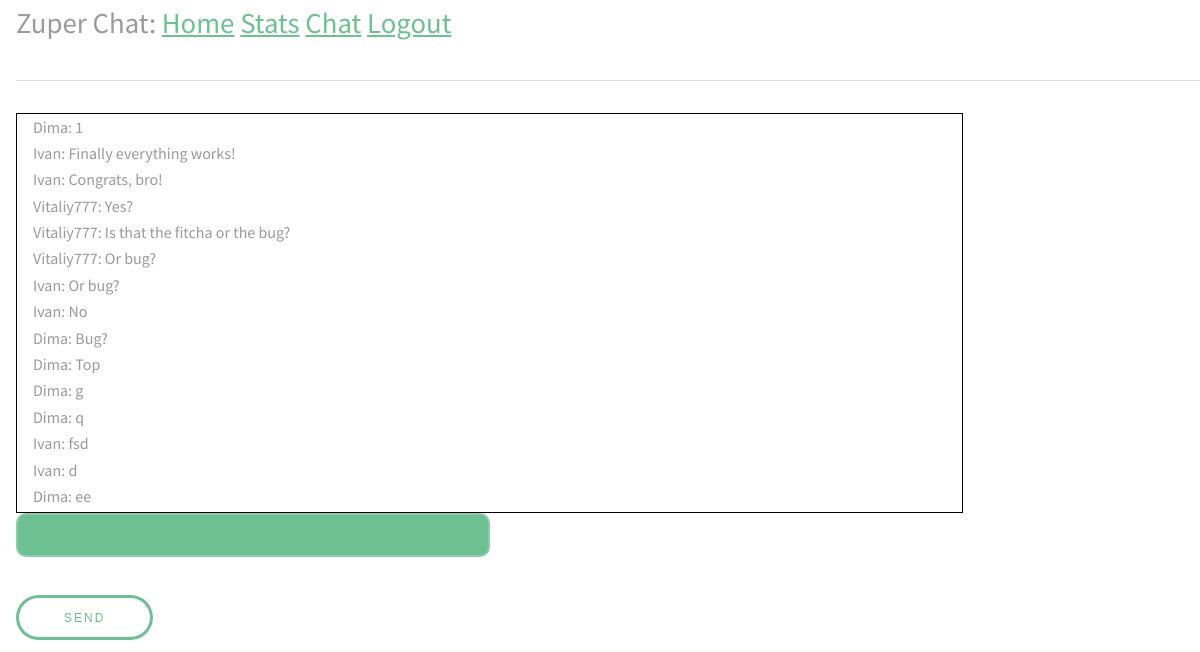
The page /chat (signed in) on the database its author committed.
### app/models.py (models this page shows, shortened)
class User(UserMixin, db.Model):
    id = db.Column(db.Integer, primary_key=True)
    username = db.Column(db.String(64), index=True, unique=True)
    email = db.Column(db.String(120), index=True, unique=True)
    password_hash = db.Column(db.String(128))

class Message(db.Model):
    id = db.Column(db.Integer, primary_key=True)
    body = db.Column(db.String(140))
    timestamp = db.Column(db.DateTime, index=True, default=datetime.utcnow)
    user_id = db.Column(db.Integer, db.ForeignKey('user.id'))
    chat_id = db.Column(db.Integer, db.ForeignKey('chat.id'), default='global_chat')

### app/routes.py (the view)
@app.route('/chat')
@login_required
def chat():
    for_sending = []
    for i in get_previous_messages():
        for_sending.append([(User.query.filter_by(id = i.user_id).first().username),i.body])
    for_sending = for_sending[::-1]
    return render_template('chat.html',previous_messages=for_sending)

### app/models.py (called while the page is built)
@login.user_loader
def load_user(id):
    return User.query.get(int(id))

def get_previous_messages(quantity=15, chat_id='global_chat'):
    messages_for_sending =  Message.query.order_by(Message.id.desc()).limit(quantity).all()
    return messages_for_sending

### app/templates/chat.html (shortened to what this page needs)
{% extends "base.html" %}
{% block content %}
</head>
<body>
<div class="Dmessages">
<ul id="messages">
{% set j = previous_messages|length %}
{% for i in range(previous_messages|length) %}
{{ previous_messages[i][0] }}: {{ previous_messages[i][1] }}
<br>
{% endfor %}
</ul>
</div>
<input type="text" id="myMessage">
<br>
<button id="sendbutton">Send</button>
<br>
</body>
</html>
{% endblock %}

### app/templates/base.html (shortened to what this page needs)
<html>
    <head>
        <link rel="stylesheet" href="{{ url_for('static', filename='css/main.css') }}">
    </head>
    <body>
        <div style="font-size:180%">
            Zuper Chat:
            <a href="{{ url_for('index') }}">Home</a>
            <a href="{{ url_for('stats') }}">Stats</a>
            {% if current_user.is_anonymous %}
            <a href="{{ url_for('login') }}">Login</a>
            {% else %}
            <a href="{{ url_for('chat') }}">Chat</a>
            <a href="{{ url_for('logout') }}">Logout</a>
            {% endif %}
        </div>
        <hr>
        {% block content %}{% endblock %}
    </body>
</html>

### app/static/css/main.css (style rules this page uses)
html, body, div, span, applet, object, iframe, h1, h2, h3, h4, h5, h6, p, blockquote, pre, a, abbr, acronym, address, big, cite, code, del, dfn, em, img, ins, kbd, q, s, samp, small, strike, strong, sub, sup, tt, var, b, u, i, center, dl, dt, dd, ol, ul, li, fieldset, form, label, legend, table, caption, tbody, tfoot, thead, tr, th, td, article, aside, canvas, details, embed, figure, figcaption, footer, header, hgroup, menu, nav, output, ruby, section, summary, time, mark, audio, video { margin: 0; padding: 0; border: 0; font-size: 100%; font: inherit; vertical-align: baseline; }
body { line-height: 1; }
ol, ul { list-style: none; }
body { -webkit-text-size-adjust: none; }
*, *:before, *:after { -moz-box-sizing: border-box; -webkit-box-sizing: border-box; box-sizing: border-box; }
body { -ms-overflow-style: scrollbar; }
body { background: #fff; margin-left: 1em; }
body, input, select, textarea { color: #9a9a9a; font-family: "Source Sans Pro", Arial, Helvetica, sans-serif; font-size: 1.3em; font-weight: 400; line-height: 1.65; }
@media screen and (max-width: 1680px) { body, input, select, textarea { font-size: 12pt; } }
@media screen and (max-width: 1280px) { body, input, select, textarea { font-size: 12pt; } }
a { color: #6cc091; text-decoration: underline; }
hr { border: 0; border-bottom: solid 1px #dbdbdb; margin: 2em 0; }
input[type="text"], input[type="password"], input[type="email"], input[type="tel"], select, textarea { -moz-appearance: none; -webkit-appearance: none; -ms-appearance: none; appearance: none; background: #6cc091; border-radius: 10px; border: none; border: solid 2px #8dcca9; color: #fff; display: block; outline: 0; padding: 0 1em; text-decoration: none; width: 40%; }
input[type="text"], input[type="password"], input[type="email"], select { height: 2.75em; }
ul { list-style: disc; margin: 0 0 2em 0; padding-left: 1em; }
input[type="submit"], input[type="reset"], input[type="button"], button, .button { -moz-appearance: none; -webkit-appearance: none; -ms-appearance: none; appearance: none; -moz-transition: background-color 0.2s ease-in-out, color 0.2s ease-in-out; -webkit-transition: background-color 0.2s ease-in-out, color 0.2s ease-in-out; -ms-transition: background-color 0.2s ease-in-out, color 0.2s ease-in-out; transition: background-color 0.2s ease-in-out, color 0.2s ease-in-out; background-color: transparent; box-shadow: inset 0 0 0 3px #6cc091; color: #6cc091 !important; border-radius: 30px; border: 0; cursor: pointer; display: inline-block; font-size: .75em; font-weight: 400; height: 3.75em; line-height: 3.85em; letter-spacing: 2px; padding: 0 4em; margin-top: 1em; text-align: center; text-decoration: none; text-transform: uppercase; white-space: nowrap; }

### app/templates/chat.html (style rules this page uses)
.Dmessages { overflow: auto; width: 80%; max-height: 50%; padding 5px; border: solid 1px black; }

### rows shown on the page
User: username "Dima" "Dima" "Dima" "Dima" "Dima" "Dima"
User: username "Ivan" "Ivan" "Ivan" "Ivan" "Ivan" "Ivan"
Message: body "Finally everything works!"
Message: body "Congrats, bro!"
User: username "Vitaliy777" "Vitaliy777" "Vitaliy777"
Message: body "Yes?"
Message: body "Is that the fitcha or the bug?"
Message: body "Or bug?"
Message: body "Or bug?"
Message: body "No"
Message: body "Bug?"
Message: body "Top"
Message: body "fsd"
Message: body "ee"

### other values the page prints
{{ previous_messages[i][1] }} "1" "g" "q" "d"
